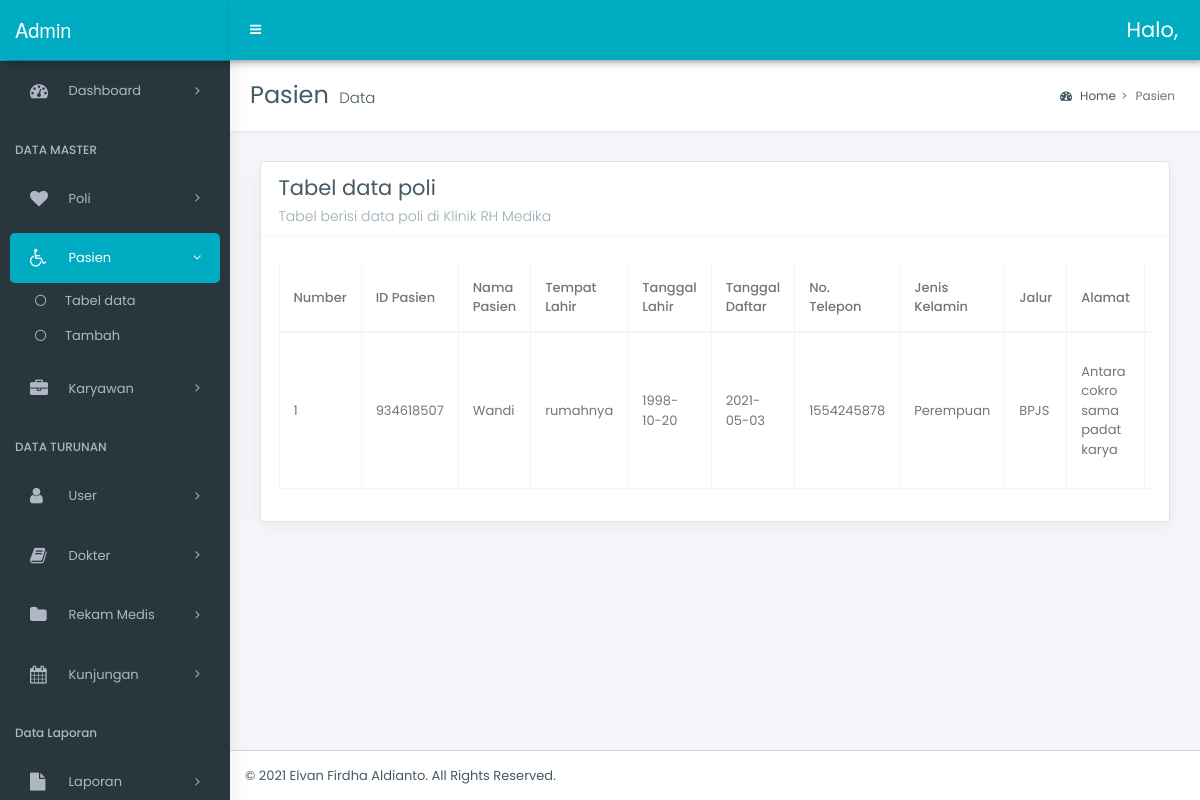
Page /admin/pasien/data.php on the committed database.
### tables this page shows
CREATE TABLE `pasien` (
  `id_pasien` int(9) NOT NULL,
  `nm_pasien` varchar(50) NOT NULL,
  `kd_jamkes` text NOT NULL,
  `jen_kelamin` enum('1','2') NOT NULL,
  `jalur` enum('1','2','3','4') NOT NULL,
  `alamatp` text NOT NULL,
  `tempat_lahirp` varchar(20) NOT NULL,
  `tgl_lahirp` date NOT NULL,
  `telp_pasien` varchar(13) NOT NULL,
  `tgl_daftar` date NOT NULL
);

### admin/pasien/data.php (the view, shortened to what this page needs)
<?php require_once '../../config/connect.php'; ?>
<!DOCTYPE html>
<html lang="en">
<head>
    <link rel="stylesheet" href="../../style/bootstrap.min.css">
    <link rel="stylesheet" href="../../style/bootstrap-extend.css">
    <link rel="stylesheet" href="../../style/master_style.css">
    <link rel="stylesheet" href="../../style/_all-skins.css">
    <link rel="stylesheet" href="../../assets/datatable/datatables.min.css">
</head>
<body class="hold-transition skin-green sidebar-mini">
    <div class="wrapper">
        <?php include_once('navbar.php'); ?>
        <?php include_once('sidebar.php'); ?>
        <div class="content-wrapper">
            <section class="content-header">
                <h1>
                    Pasien
                    <small>Data</small>
                </h1>
                <ol class="breadcrumb">
                    <li class="breadcrumb-item"><a href="#"><i class="fa fa-dashboard"></i> Home</a></li>
                    <li class="breadcrumb-item active">Pasien</li>
                </ol>
            </section>
            <section class="content">
                <div class="row">
                    <div class="col-12">
                        <div class="box">
                            <div class="box-header with-border">
                                <h3 class="box-title">Tabel data poli</h3>
                                <h6 class="box-subtitle">Tabel berisi data poli di Klinik RH Medika</h6>
                            </div>
                            <div class="box-body">
                                <div class="table-responsive">
                                    <table id="example6" class="table table-bordered table-hover display nowrap margin-top-10 w-p100">
                                        <thead>
                                            <tr>
                                                <th>Number</th>
                                                <th>ID Pasien</th>
                                                <th>Nama Pasien</th>
                                                <th>Tempat Lahir</th>
                                                <th>Tanggal Lahir</th>
                                                <th>Tanggal Daftar</th>
                                                <th>No. Telepon</th>
                                                <th>Jenis Kelamin</th>
                                                <th>Jalur</th>
                                                <th>Alamat</th>
                                                <th>Action</th>
                                            </tr>
                                        </thead>
                                        <tbody>
                                            <?php
                                            $q = $connect->query("SELECT * FROM pasien");
                                            $no = 1;
                                            foreach ($q as $dpa) :
                                            ?>
                                                <tr>
                                                    <td><?= $no ?></td>
                                                    <td><?= $dpa['id_pasien'] ?></td>
                                                    <td><?= $dpa['nm_pasien'] ?></td>
                                                    <td><?= $dpa['tempat_lahirp'] ?></td>
                                                    <td><?= $dpa['tgl_lahirp'] ?></td>
                                                    <td><?= $dpa['tgl_daftar'] ?></td>
                                                    <td><?= $dpa['telp_pasien'] ?></td>
                                                    <td>
                                                        <?php
                                                        if ($dpa['jen_kelamin'] == '2') {
                                                            echo "Laki-laki";
                                                        } else {
                                                            echo "Perempuan";
                                                        }
                                                        ?>
                                                    </td>
                                                    <td>
                                                        <?php
                                                        if ($dpa['jalur'] == '1') {
                                                            echo "Mandiri";
                                                        } elseif ($dpa['jalur'] == '2') {
                                                            echo "BPJS";
                                                        } elseif ($dpa['jalur'] == '3') {
                                                            echo "Inhealth";
                                                        } else {
                                                            echo "Buma";
                                                        }
                                                        ?>
                                                    </td>
                                                    <td><?= $dpa['alamatp'] ?></td>
                                                    <td>
                                                    </td>
                                                </tr>
                                            <?php
                                                $no++;
                                            endforeach; ?>
                                        </tbody>
                                    </table>
                                </div>
                            </div>
                        </div>
                    </div>
                </div>
            </section>
        </div>
        <footer class="main-footer">
            &copy; 2021 <a href="">Elvan Firdha Aldianto</a>. All Rights Reserved.
        </footer>
    </div>
</body>
</html>

### style/_all-skins.css (style rules this page uses)
.skin-green .content-header { background: #fff; }
.skin-green .content { background: #f4f6f9; }
.skin-green .wrapper, .skin-green .main-sidebar, .skin-green .left-side { background-color: #28373e; box-shadow: 1px 0px 20px rgba(0,0,0,0.08); }

### rows in the picture
pasien: id_pasien "934618507", nm_pasien "Wandi", tempat_lahirp "rumahnya", tgl_lahirp "1998-10-20", tgl_daftar "2021-05-03", telp_pasien "1554245878", jen_kelamin "Perempuan", jalur "BPJS", alamatp "Antara cokro sama padat karya"
